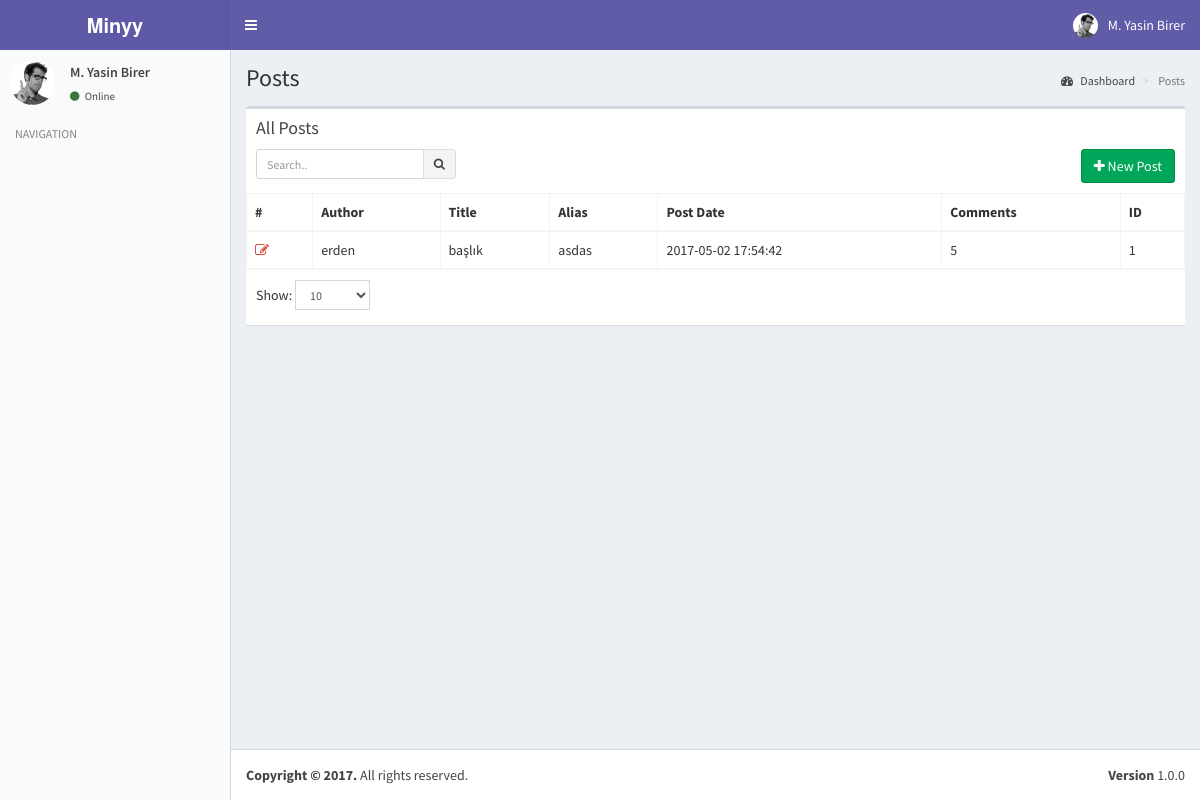
The page /index.php?controller=module&action=posts (signed in) on the database as committed earlier.
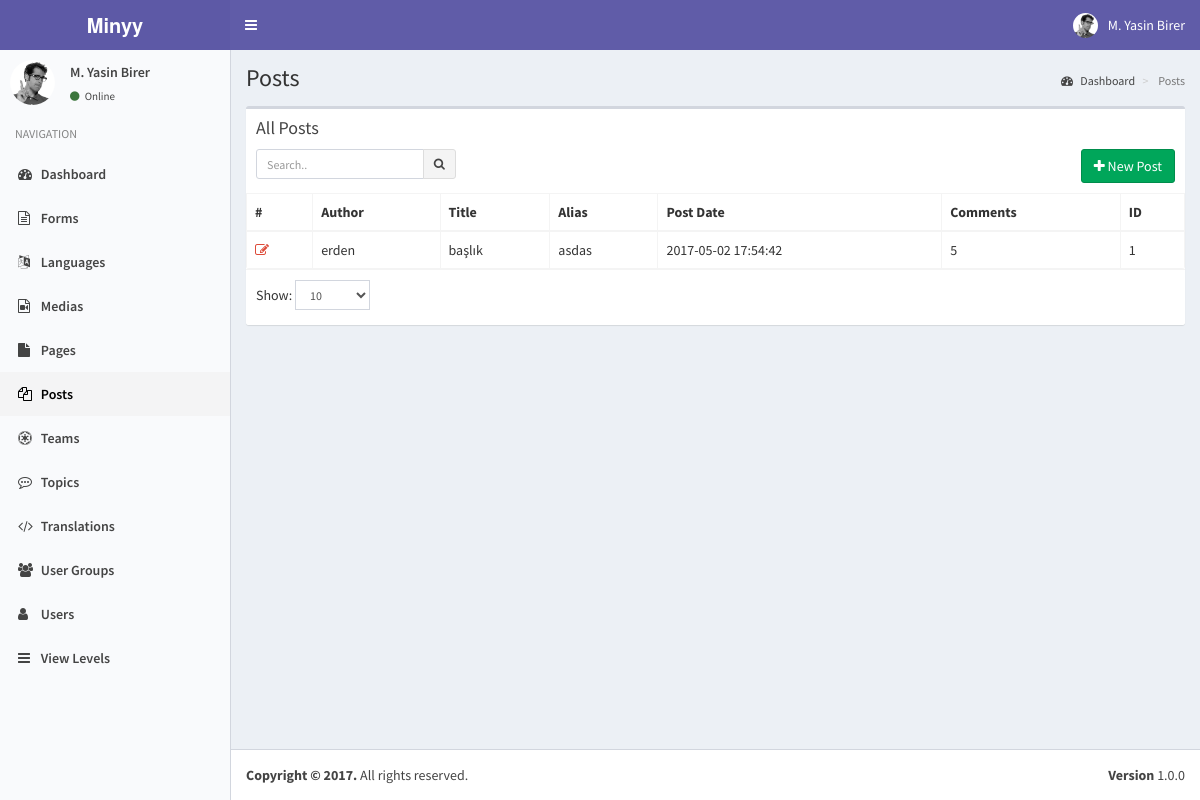
The same page on the database as committed later.
### tables this page shows
CREATE TABLE `posts` (
  `pk_post_id` int(11) NOT NULL,
  `author_id` int(11) NOT NULL,
  `post_date` timestamp NULL DEFAULT NULL,
  `post_title` text,
  `post_alias` text,
  `post_content` longtext,
  `post_status` varchar(20) DEFAULT NULL,
  `comment_status` varchar(20) DEFAULT NULL,
  `modified_by` int(11) DEFAULT NULL,
  `modified_date` timestamp NULL DEFAULT NULL,
  `guid` varchar(255) DEFAULT NULL,
  `post_type` varchar(20) DEFAULT NULL,
  `comment_count` bigint(20) DEFAULT NULL,
  `post_params` json DEFAULT NULL
);

CREATE TABLE `users` (
  `pk_user_id` int(11) NOT NULL,
  `username` varchar(50) NOT NULL,
  `password` varchar(50) NOT NULL,
  `email` varchar(75) NOT NULL,
  `last_visit` timestamp NOT NULL DEFAULT CURRENT_TIMESTAMP ON UPDATE CURRENT_TIMESTAMP,
  `fullname` varchar(50) DEFAULT NULL,
  `registration_date` timestamp NULL DEFAULT NULL
);

CREATE TABLE `modules` (
  `pk_module_id` int(11) NOT NULL,
  `name` varchar(20) NOT NULL,
  `icon` varchar(30) DEFAULT NULL,
  `module_key` varchar(20) NOT NULL,
  `does` text,
  `params` text
);

### helpers/view_helper.php (called while the page is built, shortened)
<?php
class ViewHelper
{
    private static $__layout='public';
    public static function getView($viewFolder,$viewFile){
        Functions::requireFile('views/'.$viewFolder,$viewFile.'.php');
    }
    public static function setLayout($layout){
        self::$__layout=$layout;
    }
    public static function getHeader(){
        require_once('views/'.self::$__layout.'_header.php');
    }
}
?>

### controllers/posts_controller.php (called while the page is built, shortened)
<?php
class PostsController implements ModuleInterface
{
    public static function getList($params=array()) {
        $search_term=isset($_GET['search_term']) ? Functions::clearString($_GET['search_term']) : "";
        $order_by=isset($_GET['order_by']) && !empty($_GET['order_by']) ? strtolower(Functions::clearString($_GET['order_by'])) : "id";
        $order_dir=isset($_GET['order_dir']) && !empty($_GET['order_dir']) ? strtolower(Functions::clearString($_GET['order_dir'])) : "desc";
        $limit=isset($_GET['limit']) && !empty($_GET['limit']) ? (int) Functions::clearString($_GET['limit']) : 20;
        $page=isset($_GET['page']) && !empty($_GET['page']) ? (int) Functions::clearString($_GET['page']) : 1;
        $offset=($page-1)*$limit;
        $params=[
            "search_term"=>$search_term,
            "order_by"=>$order_by,
            "order_dir"=>$order_dir,
            "limit"=>$limit,
            "offset"=>$offset
        ];
        $objList = Posts::getObjList($params);
        ViewHelper::getView('posts','posts');
    }
}
?>

### index.php (called while the page is built, shortened)
<?php
require_once('helpers/view_helper.php');
require_once('helpers/functions_helper.php');
require_once('helpers/module_helper.php');
require_once('models/users_model.php');
require_once('models/view_levels_model.php');
require_once('models/posts_model.php');
require_once('routes.php');

### models/posts_model.php (called while the page is built, shortened)
<?php
    class Posts implements DatabaseObject {
        public function __construct($pk_post_id,$author_id,$author_name,$post_date,$post_title,$post_alias,$post_content,$post_status,$comment_status,$modified_by,$modified_date,$guid,$post_type,$comment_count,$post_params){
            $this->pk_post_id=$pk_post_id;
            $this->author_name=$author_name;
            $this->post_date=$post_date;
            $this->post_title=$post_title;
            $this->post_alias=$post_alias;
            $this->comment_count=$comment_count;
        }
        public static function getObjList($params){
            $list = [];
            $order_dirs=array("desc","asc");
            $key=array_search($params["order_dir"],$order_dirs);
            $order_dir=$order_dirs[($key) ? $key : 0];
            $order_columns=array("pk_post_id","author_id", "post_date", "modified_by", "modified_date", "post_type", "comment_count");
            $key=array_search($params["order_by"],$order_columns);
            $order_by=$order_columns[($key) ? $key : 0];
            $limit=$params["limit"] ? $params["limit"] : "20";
            $offset=$params["offset"] ? $params["offset"] : "0";
            $query="SELECT p.pk_post_id,p.author_id,u.username,p.post_date,p.post_title,p.post_alias,p.post_status,p.comment_status,p.modified_by,p.modified_date,p.guid,p.post_type,p.comment_count,p.post_params FROM minyy.posts as p LEFT JOIN minyy.users as u on p.author_id=u.pk_user_id";
            $query.=" ORDER BY $order_by $order_dir LIMIT :offset , :limit";
            $db = Db::getInstance();
            $req = $db->prepare($query);
            $req->bindValue(':limit', intval($limit), PDO::PARAM_INT);
            $req->bindValue(':offset', intval($offset), PDO::PARAM_INT);
            $req->execute();
            foreach($req->fetchAll() as $obj) {
                $list[] = new Posts( $obj['pk_post_id'],
                                    $obj['author_id'],
                                    $obj['username'],
                                    $obj['post_date'],
                                    $obj['post_title'],
                                    $obj['post_alias'],
                                    '',
                                    $obj['post_status'],
                                    $obj['comment_status'],
                                    $obj['modified_by'],
                                    $obj['modified_date'],
                                    $obj['guid'],
                                    $obj['post_type'],
                                    $obj['comment_count'],
                                    $obj['post_params']);
            }
            return $list;
        }
    }
?>

### models/users_model.php (called while the page is built, shortened)
<?php
class Users implements DatabaseObject {
    public $groups;
    public function __construct($pk_user_id,$username,$password,$email,$last_visit,$fullname,$registration_date){
        $this->groups=$this->getUserGroups($pk_user_id);
        $this->modules=$this->getUserModules($pk_user_id);
    }
    public static function getObj($id){
        try{
            $db = Db::getInstance();
            $id = intval($id);
            $req = $db->prepare('SELECT * FROM users WHERE pk_user_id = :pk_user_id');
            $req->execute(array('pk_user_id' => $id));
            $obj = $req->fetch();
            if($obj){
                return new Users( $obj['pk_user_id'],
                                    $obj['username'],
                                    $obj['password'],
                                    $obj['email'],
                                    $obj['last_visit'],
                                    $obj['fullname'],
                                    $obj['registration_date']);
            }
            else{
                return [];
            }
        }
        catch (PDOException $e){
            return $e->getMessage();
        }
    }
    public function getUserGroups($id){
        try{
            $db = Db::getInstance();
            $id = intval($id);
            $req = $db->prepare('SELECT * FROM user_usergroup_map WHERE pk_user_id = :pk_user_id');
            $req->execute(array('pk_user_id' => $id));
            $list=[];
            foreach($req->fetchAll() as $obj) {
                $list[]= $obj['pk_group_id'];
            }
            return $list;
        }
        catch (PDOException $e){
            return $e->getMessage();
        }
    }
    public function getUserModules(){
        $modules=[];
        $params=[
            "search_term"=>"",
            "order_by"=>"name",
            "order_dir"=>"asc",
            "limit"=>"1000",
            "offset"=>"0"
        ];
        $viewLevels=ViewLevels::getObjList($params);
        foreach($viewLevels as $viewObj){
            $voGroups=json_decode($viewObj->groups);
            $voModules=json_decode($viewObj->modules,true);
            foreach($this->groups as $uoGroup){
                if(in_array($uoGroup,$voGroups)){
                    $keys = array_keys($voModules);
                    foreach($keys as $key){
                        if(array_key_exists($key,$modules)){
                            $temp=array_merge($modules[$key],$voModules[$key]);
                            $modules[$key]=array_unique($temp);
                        }
                        else{
                            $modules[$key]=$voModules[$key];
                        }
                    }
                }
            }
        }
        ksort($modules);
        return $modules;
    }
}

### models/view_levels_model.php (called while the page is built, shortened)
<?php
class ViewLevels implements DatabaseObject {
    public static function getObjList($params){
        $list = [];
        $order_dirs=array("desc","asc");
        $key=array_search($params["order_dir"],$order_dirs);
        $order_dir=$order_dirs[($key) ? $key : 0];
        $order_columns=array("pk_view_level_id", "title");
        $key=array_search($params["order_by"],$order_columns);
        $order_by=$order_columns[($key) ? $key : 0];
        $limit=$params["limit"] ? $params["limit"] : "20";
        $offset=$params["offset"] ? $params["offset"] : "0";
        $query="SELECT * FROM view_levels";
        $query.=" ORDER BY $order_by $order_dir LIMIT :offset , :limit";
        $db = Db::getInstance();
        $req = $db->prepare($query);
        $req->bindValue(':limit', intval($limit), PDO::PARAM_INT);
        $req->bindValue(':offset', intval($offset), PDO::PARAM_INT);
        $req->execute();
        foreach($req->fetchAll() as $obj) {
            $list[] = new ViewLevels( $obj['pk_view_level_id'],
                                $obj['title'],
                                $obj['groups'],
                                $obj['modules']);
        }
        return $list;
    }
}

### helpers/module_helper.php (called while the page is built, shortened)
<?php
class ModuleHelper
{
    public static function getModules(){
        try{
            $db = Db::getInstance();
            $req = $db->prepare('SELECT * FROM modules');
            $req->execute();
            $res=$req->fetchAll(PDO::FETCH_ASSOC);
            $returnArray=[];
            foreach($res as $obj){
                $returnArray[$obj['module_key']]=$obj;
            }
            return $returnArray;
        }
        catch(PDOException $e){
            return [];
            var_dump($e);
            die('Die...');
        }
    }
}
?>

### views/posts/posts.php (the view, shortened to what the changed rows need)
<?php ViewHelper::getHeader(); ?>
<?php
    global $objList;
    global $params;
?>
<section class="content-header">
    <h1>
    </h1>
</section>
<section class="content">
    <div class="row">
    <div class="col-xs-12">
        <div class="box">
        <div class="box-body table-responsive no-padding">
            <table class="table table-hover table-bordered">
            <thead>
                <tr>
                    <th>#</th>
                    <th><?php T::__("Author"); ?></th>
                    <th><?php T::__("Title"); ?></th>
                    <th><?php T::__("Alias"); ?></th>
                    <th><?php T::__("Post Date"); ?></th>
                    <th><?php T::__("Comments"); ?></th>
                    <th><?php T::__("ID"); ?></th>
                </tr>
            </thead>
            <tbody>
            <?php $i=$params['offset']+1; foreach($objList as $post): ?>
            <tr data-id="<?php echo $post->pk_post_id; ?>">
                <td><a data-toggle="tooltip" title="Düzenle" class="text-red" href="index.php?controller=module&action=posts&do=edit&id=<?php echo $post->pk_post_id; ?>"><i class="fa fa-edit"></i></a></td>
                <td class="has-link"><?php echo $post->author_name; ?></td>
                <td class="has-link"><?php echo $post->post_title; ?></td>
                <td class="has-link"><?php echo $post->post_alias; ?></td>
                <td class="has-link"><?php echo $post->post_date; ?></td>
                <td class="has-link"><?php echo $post->comment_count; ?></td>
                <td class="has-link"><?php echo $post->pk_post_id; ?></td>
            </tr>
            <?php endforeach; ?>
            </tbody></table>
        </div>
        </div>
    </div>
    </div>
</section>

### views/static/sidebar.php (shortened to what the changed rows need)
<?php
global $currentUser;
global $MODULES;
?>
<section class="sidebar">
    <ul class="sidebar-menu">
    <?php
    foreach($currentUser->modules as $module=>$moduleProps):
    ?>
    <li class="<?php echo Functions::isActive($module); ?>">
        <a href="index.php?controller=module&action=<?php echo $module; ?>"><i class="fa <?php echo $MODULES[$module]["icon"]; ?>"></i> <?php echo $MODULES[$module]["name"]; ?></a>
    </li>
    <?php endforeach; ?>
    </ul>
</section>

Rows that differ between the two databases and show on the page:
now on this page (row unchanged): modules: name "Dashboard"
now on this page (row edited): modules: name "Forms"
now on this page (row edited): modules: name "Languages"
now on this page (row edited): modules: name "Medias"
now on this page (row unchanged): modules: name "Pages"
now on this page (row edited): modules: name "Posts"
now on this page (row edited): modules: name "Teams"
now on this page (row edited): modules: name "Topics"
now on this page (row edited): modules: name "Translations"
now on this page (row unchanged): modules: name "User Groups"
now on this page (row unchanged): modules: name "Users"
now on this page (row unchanged): modules: name "View Levels"
